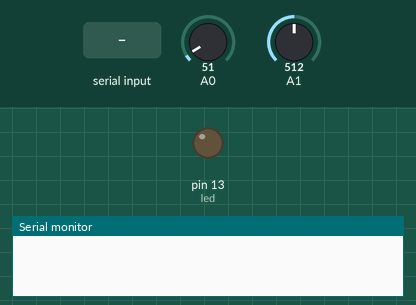
Recording of a sketch running on a simulated Arduino Uno, built with avr-gcc and run on an emulated ATmega328P. Shown: output pins drawn as LEDs (lit = HIGH), the last lines printed to the serial monitor. Inputs (shaded band) come from the test bench; at power-on: A0 = 51, A1 = 512.

Above: at 1.8 s.
1.9 s: "1" received over the second serial link
At 3.0 s:
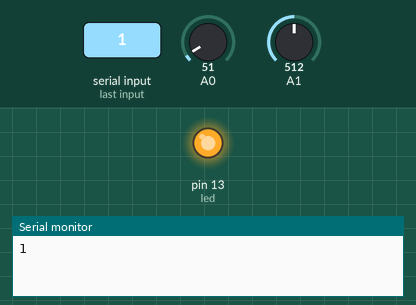
3.5 s: "0" received over the second serial link
At 5.2 s:
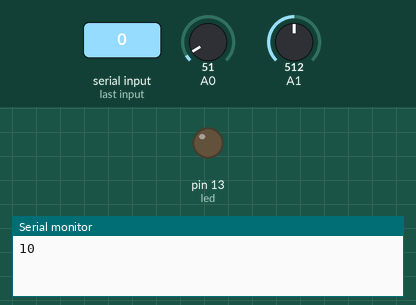
Timing chart, 0 to 6.7 s (numbered marks = the images above; inputs shaded):
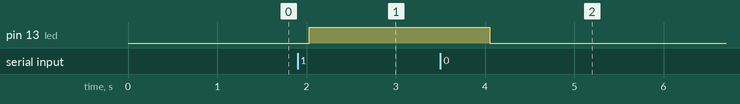

The sketch:

arduino_tem_sensor.ino
```cpp
#include <LM35.h>
#include <SoftwareSerial.h>

int led = 13;
LM35 sensorT(1);
//0 el potenciometro
String poten = "";
String tempu = "";
//3 RX 2 TX
SoftwareSerial serialArduino(3, 2);

void setup() {
  pinMode(led, OUTPUT);
  digitalWrite(led,LOW);
  serialArduino.begin(9600);
  Serial.begin(9600);

}

void loop() {
  int pote = analogRead(0);
  poten = (String) pote;
  float t = sensorT.getTemp();
  tempu = (String) t;
  String tempote = (tempu +  ";" + poten);

  serialArduino.print(tempote);
  //Serial.write(tempote);
  //Serial.println(tempote);.


  if (serialArduino.available() > 0) {
    char prenderLed = serialArduino.read();
    Serial.print(prenderLed);
    if (prenderLed == '1') {
      digitalWrite(led, HIGH);
    } else if(prenderLed == '0') {
      digitalWrite(led, LOW);

    }
  }
  delay(1000);
}
```

Measured:
- after the input at 1.9 s, pin 13 (led): LOW → HIGH after 0.13 s
- after the input at 3.5 s, pin 13 (led): HIGH → LOW after 0.55 s
